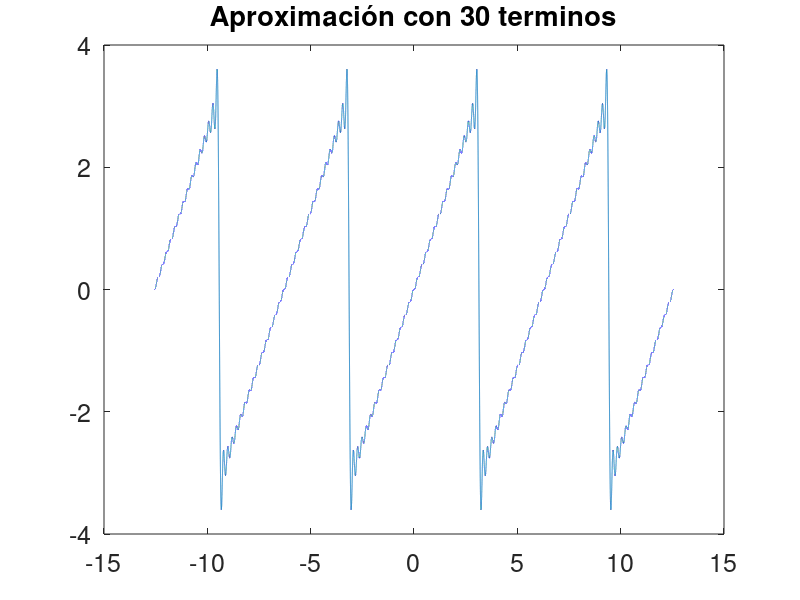
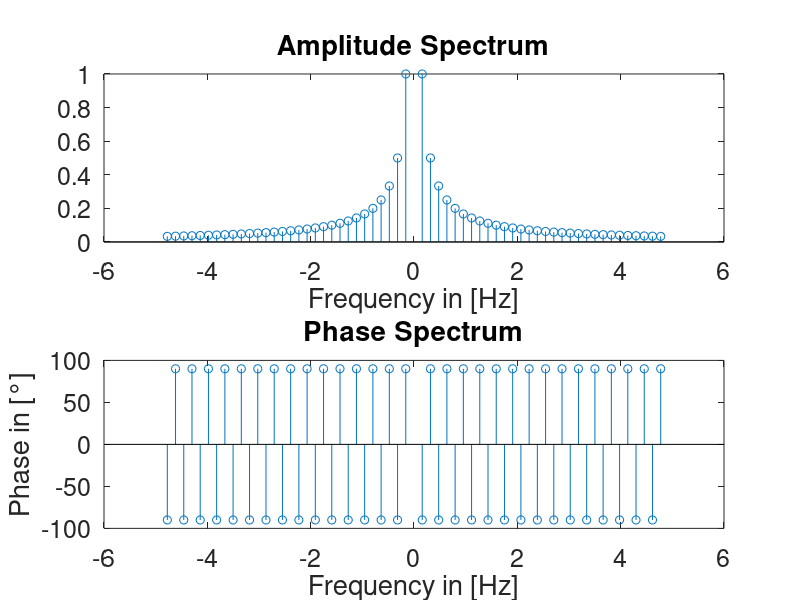

Write the MATLAB code that produced these figures, in order.
%----------Graficadora de Fourier dada la solución analitica
clear all; close all; clc;

t=-4*pi:1e-4:4*pi;
T=2*pi;
w0 = 2*pi*1/T;

f_t=zeros(size(t));

tot=30; %Numero de términos

for n =-tot:tot
        if n~=0
            f_t=f_t+(j*cos(n*pi)/n)*exp(j*n*w0*t);
        end
end
figure(1)
plot(t,real(f_t))
title(['Aproximación con ',num2str(tot),' terminos'])
set(gca,'FontSize',18)

nn=-tot:tot;
Cn=(j*cos(nn*pi)./nn);

figure(2)
subplot(2,1,1)
stem(nn/(2*pi),abs(Cn))
title('Amplitude Spectrum')
xlabel(['Frequency in [Hz]'])
set(gca,'FontSize',18)
subplot(2,1,2)
stem(nn/(2*pi),angle(Cn)*180/pi)
title('Phase Spectrum')
xlabel(['Frequency in [Hz]'])
ylabel(['Phase in [°]'])
set(gca,'FontSize',18)

